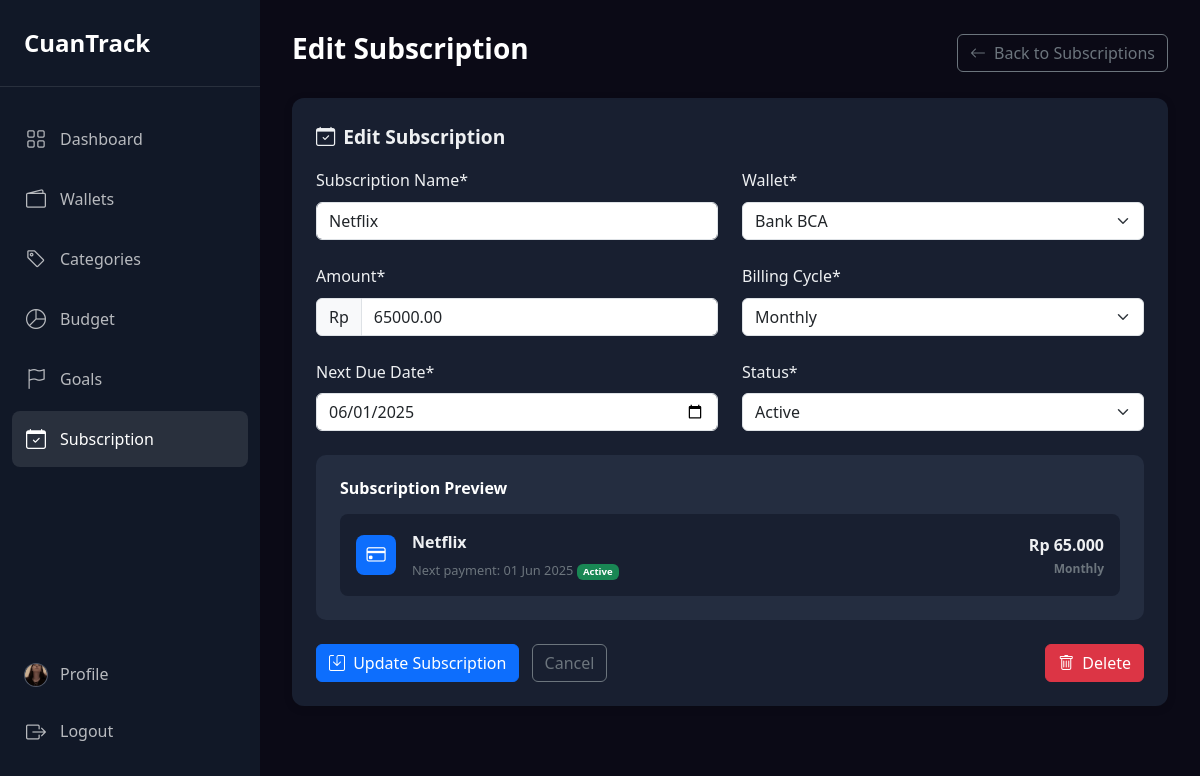
Page /subscription/edit/1 (signed in) on the committed database.
### tables this page shows
CREATE TABLE `subscriptions` (
  `id_subscription` int(11) NOT NULL,
  `id_user` int(11) NOT NULL,
  `id_wallet` int(11) DEFAULT NULL,
  `name` varchar(100) NOT NULL,
  `amount` decimal(10,2) NOT NULL,
  `billing_cycle` enum('daily','weekly','monthly','yearly') NOT NULL,
  `next_due_date` date DEFAULT NULL,
  `status` enum('active','paused','cancelled') DEFAULT 'active',
  `created_at` datetime DEFAULT current_timestamp(),
  `updated_at` datetime DEFAULT current_timestamp() ON UPDATE current_timestamp()
);

CREATE TABLE `users` (
  `id_user` int(11) NOT NULL,
  `username` varchar(100) DEFAULT NULL,
  `password` varchar(255) NOT NULL,
  `email` varchar(100) DEFAULT NULL,
  `image` varchar(255) DEFAULT NULL,
  `created_at` datetime DEFAULT current_timestamp()
);

CREATE TABLE `wallets` (
  `id_wallet` int(11) NOT NULL,
  `id_user` int(11) NOT NULL,
  `name` varchar(100) NOT NULL,
  `currency` varchar(10) NOT NULL,
  `balance` decimal(12,2) DEFAULT 0.00,
  `total_income` decimal(12,2) DEFAULT 0.00,
  `total_expenses` decimal(12,2) DEFAULT 0.00,
  `created_at` datetime DEFAULT current_timestamp(),
  `updated_at` datetime DEFAULT current_timestamp() ON UPDATE current_timestamp()
);

### controllers/SubscriptionController.php (called while the page is built, shortened)
<?php
require_once 'models/SubscriptionModel.php';
require_once 'models/WalletsModel.php';
class SubscriptionController
{
    private $subscriptionModel;
    private $walletModel;
    public function __construct()
    {
        $this->subscriptionModel = new SubscriptionModel();
        $this->walletModel = new WalletsModel();
    }
    public function edit($id)
    {
        $userId = $_SESSION['user_id'];
        $subscription = $this->subscriptionModel->getById($id);
        $wallets = $this->walletModel->getAllByUserId($userId);
        require_once 'views/subscriptions/edit.php';
    }
}
?>

### core/functions.php (called while the page is built, shortened)
<?php
function format_rupiah($amount)
{
    return 'Rp ' . number_format($amount, 0, ',', '.');
}
function isCurrentPage($path)
{
    $currentUri = $_SERVER['REQUEST_URI'];
    $currentUri = rtrim($currentUri, '/');
    return $currentUri === $path || strpos($currentUri, $path) === 0;
}
?>

### models/UserModel.php (called while the page is built, shortened)
<?php
require_once 'config/database.php';
class UserModel
{
    private $db;
    public function __construct()
    {
        $database = new Database();
        $this->db = $database->getConnection();
    }
    public function getById($id)
    {
        $query = "SELECT * FROM users WHERE id_user = :id";
        $stmt = $this->db->prepare($query);
        $stmt->bindParam(':id', $id, PDO::PARAM_INT);
        $stmt->execute();
        return $stmt->fetch(PDO::FETCH_ASSOC);
    }
}
?>

### config/database.php (called while the page is built, shortened)
<?php
class Database
{
    private $host = "localhost";
    private $db_name = "cuantrack";
    private $username = "root";
    private $password = "";
    public function getConnection()
    {
        $this->conn = null;
        try {
            $this->conn = new PDO(
                "mysql:host=" . $this->host . ";dbname=" . $this->db_name,
                $this->username,
                $this->password
            );
            $this->conn->setAttribute(PDO::ATTR_ERRMODE, PDO::ERRMODE_EXCEPTION);
            $this->conn->exec("set names utf8");
        } catch (PDOException $e) {
            $this->lastError = $e->getMessage();
            error_log("Connection error: " . $e->getMessage());
        }
        return $this->conn;
    }
}
?>

### models/SubscriptionModel.php (called while the page is built, shortened)
<?php
require_once 'config/database.php';
class SubscriptionModel
{
    protected $db;
    public function __construct()
    {
        $database = new Database();
        $this->db = $database->getConnection();
    }
    public function getById($id)
    {
        $sql = "SELECT s.*, w.name as wallet_name
                FROM subscriptions s
                LEFT JOIN wallets w ON s.id_wallet = w.id_wallet
                WHERE s.id_subscription = :id";
        $stmt = $this->db->prepare($sql);
        $stmt->bindParam(':id', $id, PDO::PARAM_INT);
        $stmt->execute();
        return $stmt->fetch(PDO::FETCH_ASSOC);
    }
}
?>

### models/WalletsModel.php (called while the page is built, shortened)
<?php
require_once 'config/database.php';
class WalletsModel
{
    private $conn;
    public function __construct()
    {
        $database = new Database();
        $this->conn = $database->getConnection();
    }
    public function getAllByUserId($userId)
    {
        $query = "SELECT * FROM wallets WHERE id_user = :id_user";
        $stmt = $this->conn->prepare($query);
        $stmt->bindParam(':id_user', $userId, PDO::PARAM_INT);
        $stmt->execute();
        return $stmt->fetchAll(PDO::FETCH_ASSOC);
    }
}
?>

### views/subscriptions/edit.php (the view, shortened to what this page needs)
<?php
require_once 'core/functions.php';
$pageTitle = 'Edit Subscription';
$subscription = $subscription ?? [];
$wallets = $wallets ?? [];
?>
<!DOCTYPE html>
<html lang="id">
<head>
    <link href="https://cdn.jsdelivr.net/npm/bootstrap@5.3.0/dist/css/bootstrap.min.css" rel="stylesheet">
    <link rel="stylesheet" href="https://cdn.jsdelivr.net/npm/bootstrap-icons@1.11.0/font/bootstrap-icons.css">
    <link rel="stylesheet" href="/public/css/style.css">
</head>
<body>
    <div class="app-container">
        <?php include 'views/layouts/sidebar.php'; ?>
        <div class="main-wrapper">
            <div class="page-header">
                <h1><?= $pageTitle ?></h1>
                <div>
                    <a href="/subscription" class="btn btn-outline-secondary">
                        <i class="bi bi-arrow-left me-1"></i> Back to Subscriptions
                    </a>
                </div>
            </div>
            <div class="dashboard-section">
                <div class="section-header">
                    <div class="section-title"><i class="bi bi-calendar-check me-2"></i>Edit Subscription</div>
                </div>
                <form action="/subscription/update" method="POST" id="editSubscriptionForm">
                    <div class="row mb-4">
                        <div class="col-md-6">
                            <label for="name" class="form-label">Subscription Name*</label>
                            <input type="text" class="form-control" id="name" name="name"
                                placeholder="e.g., Netflix, Spotify, Gym Membership"
                                value="<?= htmlspecialchars($subscription['name'] ?? '') ?>" required>
                        </div>
                        <div class="col-md-6">
                            <label for="wallet_id" class="form-label">Wallet*</label>
                            <select class="form-select" id="wallet_id" name="wallet_id" required>
                                <?php foreach ($wallets as $wallet): ?>
                                    <option value="<?= $wallet['id_wallet'] ?>" <?= ($subscription['id_wallet'] ?? '') == $wallet['id_wallet'] ? 'selected' : '' ?>>
                                        <?= htmlspecialchars($wallet['name']) ?>
                                    </option>
                                <?php endforeach; ?>
                            </select>
                        </div>
                    </div>
                    <div class="row mb-4">
                        <div class="col-md-6">
                            <label for="amount" class="form-label">Amount*</label>
                            <div class="input-group">
                                <span class="input-group-text">Rp</span>
                                <input type="number" class="form-control" id="amount" name="amount" placeholder="0"
                                    value="<?= $subscription['amount'] ?? 0 ?>" required>
                            </div>
                        </div>
                        <div class="col-md-6">
                            <label for="billing_cycle" class="form-label">Billing Cycle*</label>
                            <select class="form-select" id="billing_cycle" name="billing_cycle" required>
                                <option value="monthly" <?= ($subscription['billing_cycle'] ?? '') == 'monthly' ? 'selected' : '' ?>>Monthly</option>
                            </select>
                        </div>
                    </div>
                    <div class="row mb-4">
                        <div class="col-md-6">
                            <label for="next_due_date" class="form-label">Next Due Date*</label>
                            <input type="date" class="form-control" id="next_due_date" name="next_due_date"
                                value="<?= date('Y-m-d', strtotime($subscription['next_due_date'] ?? 'now')) ?>"
                                required>
                        </div>
                        <div class="col-md-6">
                            <label for="status" class="form-label">Status*</label>
                            <select class="form-select" id="status" name="status" required>
                                <option value="active" <?= ($subscription['status'] ?? '') == 'active' ? 'selected' : '' ?>>Active</option>
                            </select>
                        </div>
                    </div>
                    <div class="row mb-4">
                        <div class="col-md-12">
                            <div class="goal-preview">
                                <h5>Subscription Preview</h5>
                                <div class="subscription-item mb-0">
                                    <div class="subscription-info">
                                        <div class="subscription-icon bg-primary text-white">
                                            <i class="bi bi-credit-card"></i>
                                        </div>
                                        <div>
                                            <div class="subscription-title" id="preview_name">
                                                <?= htmlspecialchars($subscription['name'] ?? 'Subscription') ?>
                                            </div>
                                            <div class="subscription-subtitle">
                                                Next payment: <span id="preview_date">
                                                    <?= date('d M Y', strtotime($subscription['next_due_date'] ?? 'now')) ?>
                                                </span>
                                                <span
                                                    class="badge <?= ($subscription['status'] ?? '') == 'active' ? 'bg-success' : 'bg-secondary' ?>"
                                                    id="preview_status">
                                                    <?= ucfirst($subscription['status'] ?? 'Active') ?>
                                                </span>
                                            </div>
                                        </div>
                                    </div>
                                    <div class="subscription-amount">
                                        <div id="preview_amount"><?= format_rupiah($subscription['amount'] ?? 0) ?>
                                        </div>
                                        <div class="subscription-cycle" id="preview_cycle">
                                            <?= ucfirst($subscription['billing_cycle'] ?? 'Monthly') ?>
                                        </div>
                                    </div>
                                </div>
                            </div>
                        </div>
                    </div>
                    <div class="row">
                        <div class="col-md-12">
                            <button type="submit" class="btn btn-primary">
                                <i class="bi bi-save me-1"></i> Update Subscription
                            </button>
                            <a href="/subscription" class="btn btn-outline-secondary ms-2">Cancel</a>
                            <button type="button" class="btn btn-danger float-end delete-subscription"
                                data-id="<?= $subscription['id_subscription'] ?? '' ?>"
                                data-name="<?= htmlspecialchars($subscription['name'] ?? '') ?>">
                                <i class="bi bi-trash me-1"></i> Delete
                            </button>
                        </div>
                    </div>
                </form>
            </div>
        </div>
    </div>
    <?php include 'views/components/toast_notification.php'; ?>
</body>
</html>

### index.php (shortened to what this page needs)
<?php
require_once 'core/functions.php';
$routes = require 'routes/web.php';
$requestUri = $_SERVER['REQUEST_URI'];
$path = parse_url($requestUri, PHP_URL_PATH);
$method = $_SERVER['REQUEST_METHOD'];
if (isset($routes[$method])) {
    foreach ($routes[$method] as $routePattern => $handler) {
        $pattern = preg_replace('/\{([a-zA-Z0-9_]+)\}/', '(?P<$1>[^/]+)', $routePattern);
        $pattern = "#^$pattern$#";
        if (preg_match($pattern, $path, $matches)) {
            list($controller, $action) = explode('@', $handler);
            $controllerInstance = new $controllerClass();
            $params = array_filter($matches, 'is_string', ARRAY_FILTER_USE_KEY);
            unset($params[0]);
            call_user_func_array([$controllerInstance, $action], array_values($params));
            break;
        }
    }
} else {
    http_response_code(405);
    echo "405 - Method Not Allowed";
}
?>

### views/layouts/sidebar.php
<aside class="sidebar">
    <div class="sidebar-brand">
        <a href="/dashboard">CuanTrack</a>
    </div>
    <ul class="sidebar-menu">
        <li><a href="/dashboard" class="<?= isCurrentPage('/dashboard') ? 'active' : '' ?>">
                <i class="bi bi-grid"></i>
                <span>Dashboard</span>
            </a></li>
        <li><a href="/wallets" class="<?= isCurrentPage('/wallets') ? 'active' : '' ?>">
                <i class="bi bi-wallet2"></i>
                <span>Wallets</span>
            </a></li>
        <li><a href="/categories" class="<?= isCurrentPage('/categories') ? 'active' : '' ?>">
                <i class="bi bi-tag"></i>
                <span>Categories</span>
            </a></li>
        <li><a href="/budget" class="<?= isCurrentPage('/budget') ? 'active' : '' ?>">
                <i class="bi bi-pie-chart"></i>
                <span>Budget</span>
            </a></li>
        <li><a href="/goals" class="<?= isCurrentPage('/goals') ? 'active' : '' ?>">
                <i class="bi bi-flag"></i>
                <span>Goals</span>
            </a></li>
        <li><a href="/subscription" class="<?= isCurrentPage('/subscription') ? 'active' : '' ?>">
                <i class="bi bi-calendar-check"></i>
                <span>Subscription</span>
            </a>
        </li>
    </ul>
    <ul class="sidebar-footer">
        <li>
            <?php
            if (isset($_SESSION['user_id'])) {
                require_once 'models/UserModel.php';
                $userModel = new UserModel();
                $user = $userModel->getById($_SESSION['user_id']);
                $defaultAvatar = '/public/images/default-avatar.png';
                $profileImage = !empty($user['image']) && file_exists($user['image']) ? '/' . $user['image'] : $defaultAvatar;
            } else {
                $profileImage = '/public/images/default-avatar.png';
            }
            ?>
            <a href="/users/profile" class="profile-link">
                <div class="sidebar-profile-image">
                    <img src="<?= $profileImage ?>" alt="Profile">
                </div>
                <span>Profile</span>
            </a>
        </li>
        <li>
            <a href="/logout">
                <i class="bi bi-box-arrow-right"></i>
                <span>Logout</span>
            </a>
        </li>
    </ul>
</aside>

### rows in the picture
subscriptions: id_user.image (picture), name "Netflix", wallet_id "Bank BCA", amount "65000.00", billing_cycle "Monthly", next_due_date "06/01/2025", status "Active", next_due_date "01 Jun 2025", amount "Rp 65.000"
